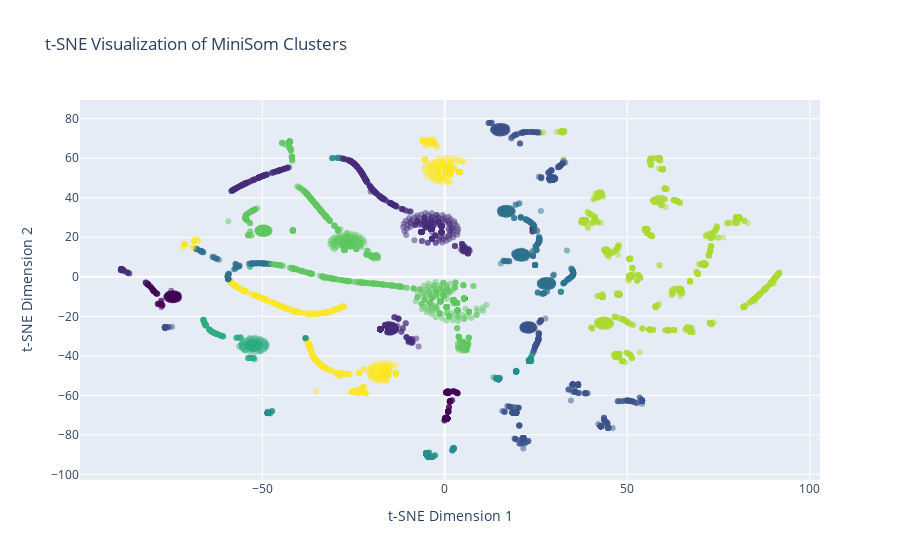

Here is the notebook cell this chart was saved with:
### Code cell
# Create a scatter plot trace
scatter = go.Scatter(
    x=data_tsne[:, 0],
    y=data_tsne[:, 1],
    mode='markers',
    marker=dict(
        color=winning_neurons[:, 0],  # Use winning neurons
        colorscale='Viridis',
        opacity=0.5
    ),
    text=['Cluster: {}'.format(label) for label in winning_neurons[:, 0]]  # Update text accordingly
)

# Create layout
layout = go.Layout(
    title='t-SNE Visualization of MiniSom Clusters',  # Update title
    xaxis=dict(title='t-SNE Dimension 1'),
    yaxis=dict(title='t-SNE Dimension 2'),
    coloraxis_colorbar=dict(title='Cluster')
)

# Create figure
fig = go.Figure(data=[scatter], layout=layout)

# Plot the figure
iplot(fig)

### Figure 1 — Plotly figure (JSON) as saved in the notebook; plotly's stock layout.template omitted (floating-point values rounded to 4 significant figures; data arrays with more than 128 entries replaced by an {"elided": "..."} marker saying what was removed)
{"data": [{"marker": {"color": {"elided": "6541 int values"}, "colorscale": [[0, "#440154"], [0.1111, "#482878"], [0.2222, "#3e4989"], [0.3333, "#31688e"], [0.4444, "#26828e"], [0.5556, "#1f9e89"], [0.6667, "#35b779"], [0.7778, "#6ece58"], [0.8889, "#b5de2b"], [1, "#fde725"]], "opacity": 0.5}, "mode": "markers", "text": {"elided": "6541 str values"}, "type": "scatter", "x": {"elided": "6541 float values"}, "y": {"elided": "6541 float values"}}], "layout": {"coloraxis": {"colorbar": {"title": {"text": "Cluster"}}}, "title": {"text": "t-SNE Visualization of MiniSom Clusters"}, "xaxis": {"title": {"text": "t-SNE Dimension 1"}}, "yaxis": {"title": {"text": "t-SNE Dimension 2"}}}}
